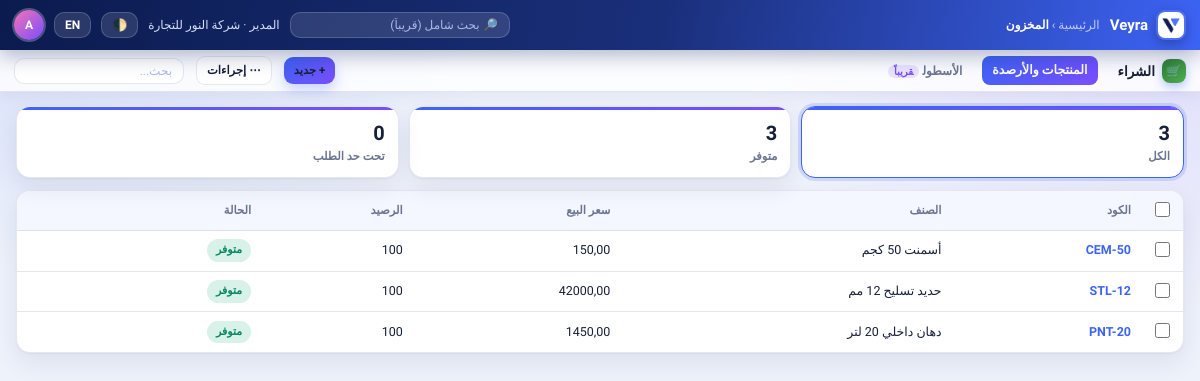
The app's page /inventory/products/ (signed in) with its own data.
### accounts/models.py (models this page shows, shortened)
class User(AbstractUser):
    company = models.ForeignKey("core.Company", null=True, blank=True,
                                on_delete=models.PROTECT, related_name="users")
    is_company_manager = models.BooleanField("مدير الشركة", default=False)
    allowed_modules = models.ManyToManyField("core.Module", blank=True, related_name="users")
    def can_access(self, code):
        if self.is_superuser:
            return True

### core/models.py (models this page shows, shortened)
class TimeStampedModel(models.Model):
    created_at = models.DateTimeField(auto_now_add=True)
    updated_at = models.DateTimeField(auto_now=True)
    class Meta:
        abstract = True

class Company(TimeStampedModel):
    name = models.CharField("اسم الشركة", max_length=150)
    code = models.CharField("كود الشركة", max_length=20, unique=True)
    country = models.CharField("البلد", max_length=2, default="EG")
    currency = models.CharField("العملة", max_length=3, default="EGP")
    version = models.CharField("إصدار النظام", max_length=20, default="2.4.0")
    is_active = models.BooleanField("نشطة", default=True)

class Module(TimeStampedModel):
    CATEGORY = [("main", "رئيسي"), ("sub", "فرعي")]
    code = models.SlugField("الكود", max_length=40, unique=True)
    name = models.CharField("الاسم", max_length=100)
    category = models.CharField("النوع", max_length=10, choices=CATEGORY, default="main")
    parent = models.ForeignKey("self", null=True, blank=True, on_delete=models.SET_NULL, related_name="children")
    depends_on = models.ManyToManyField("self", symmetrical=False, blank=True, related_name="required_by")
    sort = models.PositiveIntegerField(default=0)
    class Meta:
        ordering = ["sort", "name"]

### inventory/models.py (models this page shows, shortened)
class Product(TimeStampedModel):
    company = models.ForeignKey(Company, on_delete=models.CASCADE, related_name="products")
    code = models.CharField("الكود", max_length=40)
    name = models.CharField("الاسم", max_length=150)
    unit = models.CharField("الوحدة", max_length=20, default="قطعة")
    min_qty = models.DecimalField("حد إعادة الطلب", max_digits=14, decimal_places=3, default=Decimal("0"))
    sale_price = models.DecimalField("سعر البيع", max_digits=14, decimal_places=2, default=Decimal("0"))
    cost = models.DecimalField("تكلفة الوحدة", max_digits=14, decimal_places=2, default=Decimal("0"))
    class Meta:
        unique_together = [("company", "code")]
        ordering = ["name"]

### core/views.py (the view)
# urls.py: path("inventory/products/", views.product_list, name="product_list"),
@module_required("inventory")
def product_list(request):
    products = (Product.objects.filter(company=request.user.company)
                .annotate(stock=Coalesce(Sum("stock_moves__qty"), Decimal("0"))))
    rows = [{"id": p.id, "s": "low" if p.stock < p.min_qty else "ok", "detail": "product_detail",
             "cells": [p.code, p.name, p.sale_price, p.stock]} for p in products]
    return _list_page(request, code="inventory", title="المخزون", rows=rows,
                      columns=["الكود", "الصنف", "سعر البيع", "الرصيد"],
                      statuses=[("ok", "متوفر"), ("low", "تحت حد الطلب")])

### core/context_processors.py (called while the page is built)
def module_nav(request):
    user = getattr(request, "user", None)
    match = getattr(request, "resolver_match", None)
    if not user or not user.is_authenticated or not user.company_id or not match:
        return {"subs": []}
    code = URL_MODULE.get(match.url_name)
    if not code:
        return {"subs": []}
    enabled = set(CompanyModule.objects.filter(company_id=user.company_id, enabled=True)
                  .values_list("module__code", flat=True))
    subs = [m for m in Module.objects.filter(parent__code=code) if m.code in enabled and user.can_access(m.code)]
    return {"subs": subs, "current_module": code}

### core/i18n_dict.py (called while the page is built)
def translate(text, lang):
    if lang == "en":
        return EN.get(text, text)
    return text

### core/icons.py (called while the page is built)
def svg_for(code):
    body = _P.get(code, _FALLBACK)
    return ('<svg viewBox="0 0 24 24" width="26" height="26" fill="none" stroke="currentColor" stroke-width="1.8" '
            'stroke-linecap="round" stroke-linejoin="round" aria-hidden="true">' + body + '</svg>')

### core/templatetags/veyra_i18n.py (called while the page is built)
@register.filter
def tr(value):
    if value is None:
        return ""
    return translate(str(value), get_language())

### core/views.py (called while the page is built)
def _list_page(request, *, code, title, columns, rows, statuses):
    create_url = CREATE_URLS.get(code)
    f = request.GET.get("f", "")
    q = request.GET.get("q", "").strip()
    labels = dict(statuses)
    for r in rows:
        r["label"] = labels.get(r["s"], r["s"])
    stats = [{"key": "", "label": "الكل", "count": len(rows), "active": f == ""}]
    stats += [{"key": k, "label": l, "count": sum(1 for r in rows if r["s"] == k), "active": f == k}
              for k, l in statuses]
    shown = [r for r in rows if (not f or r["s"] == f)
             and (not q or q in " ".join(str(c) for c in r["cells"]))]
    return render(request, "list.html", {
        "code": code, "title": title, "columns": columns, "stats": stats, "rows": shown, "create_url": create_url,
        "q": q, "statuses": dict(statuses), "menus": MENUS.get(code, []),
        "icon": svg_for(code),
    })

### templates/list.html (shortened to what this page needs)
{% extends "base.html" %}
{% load static %}
{% load veyra_i18n %}
{% block crumb %}<span>{{ 'الرئيسية'|tr }}</span> › <b>{{ title|tr }}</b>{% endblock %}
{% block modnav %}
<nav class="modnav" style="gap:12px">
  <span class="mname"><span class="mico" style="background:linear-gradient(135deg,#2E7D32,#4CAF50)">🛒</span> {{ 'الشراء'|tr }}</span>
  {% if code == 'purchasing' %}
  <details class="dd">
    <summary class="nav-tab {% if request.resolver_match.url_name == 'purchase_orders' %}active-tab{% endif %}" style="cursor:pointer;padding:6px 12px;border-radius:8px;font-weight:700;display:inline-flex;align-items:center;gap:4px;color:var(--text)">
      {{ 'الطلبات'|tr }} ▾
    </summary>
    <div class="dd-menu" style="min-width:180px;margin-top:6px">
      <a href="{% url 'purchase_orders' %}?f=draft">📄 {{ 'طلبات عروض الأسعار'|tr }}</a>
      <a href="{% url 'purchase_orders' %}?f=confirmed">📦 {{ 'أوامر الشراء'|tr }}</a>
      <a href="#" style="opacity:.6;cursor:not-allowed">📝 {{ 'اتفاقيات الشراء'|tr }} <span class="soon-tag">{{ 'قريباً'|tr }}</span></a>
      <div class="dd-sep"></div>
      <a href="{% url 'partner_list' %}">👤 {{ 'الموردين'|tr }}</a>
    </div>
  </details>
  <details class="dd">
    <summary class="nav-tab {% if request.resolver_match.url_name == 'product_list' %}active-tab{% endif %}" style="cursor:pointer;padding:6px 12px;border-radius:8px;font-weight:700;display:inline-flex;align-items:center;gap:4px;color:var(--text)">
      {{ 'المنتجات'|tr }} ▾
    </summary>
    <div class="dd-menu" style="min-width:160px;margin-top:6px">
      <a href="{% url 'product_list' %}">📦 {{ 'المنتجات'|tr }}</a>
      <a href="#" style="opacity:.6;cursor:not-allowed">🏷 {{ 'متغيرات المنتجات'|tr }} <span class="soon-tag">{{ 'قريباً'|tr }}</span></a>
    </div>
  </details>
  <details class="dd">
    <summary class="nav-tab" style="cursor:pointer;padding:6px 12px;border-radius:8px;font-weight:700;display:inline-flex;align-items:center;gap:4px;color:var(--text)">
      {{ 'إعداد التقارير'|tr }} ▾
    </summary>
    <div class="dd-menu" style="min-width:160px;margin-top:6px">
      <a href="#" style="opacity:.6;cursor:not-allowed">📊 {{ 'تحليلات المشتريات'|tr }} <span class="soon-tag">{{ 'قريباً'|tr }}</span></a>
    </div>
  </details>
  <details class="dd">
    <summary class="nav-tab active-tab" style="cursor:pointer;padding:6px 12px;border-radius:8px;font-weight:700;display:inline-flex;align-items:center;gap:4px;border:1px solid rgba(76,175,80,.4);background:rgba(76,175,80,.12);color:var(--text)">
      {{ 'التهيئة'|tr }} ▾
    </summary>
    <div class="dd-menu" style="min-width:180px;margin-top:6px">
      <a href="{% url 'settings_module' 'purchasing' %}">⚙ {{ 'الإعدادات'|tr }}</a>
      <a href="#" style="opacity:.6;cursor:not-allowed">🏷 {{ 'قوائم أسعار المورد'|tr }} <span class="soon-tag">{{ 'قريباً'|tr }}</span></a>
      <div class="dd-sep"></div>
      <a href="{% url 'product_list' %}">📦 {{ 'المنتجات'|tr }}</a>
      <a href="#" style="opacity:.6;cursor:not-allowed">⚡ {{ 'الخصائص'|tr }} <span class="soon-tag">{{ 'قريباً'|tr }}</span></a>
      <a href="#" style="opacity:.6;cursor:not-allowed">📂 {{ 'الفئات'|tr }} <span class="soon-tag">{{ 'قريباً'|tr }}</span></a>
      <a href="#" style="opacity:.6;cursor:not-allowed">⚖ {{ 'الوحدات والتغليف'|tr }} <span class="soon-tag">{{ 'قريباً'|tr }}</span></a>
    </div>
  </details>
  {% else %}
  {% for label, url in menus %}<a href="{% url url %}" class="{% if url == request.resolver_match.url_name %}on{% endif %}">{{ label|tr }}</a>{% endfor %}
  {% for s in subs %}<span class="sub">{{ s.name|tr }}<span class="soon-tag">{{ 'قريباً'|tr }}</span></span>{% endfor %}
  {% endif %}
  {% if create_url %}<a class="btn sm" href="{% url create_url %}">+ {{ 'جديد'|tr }}</a>{% endif %}
  <details class="dd">
    <summary class="btn ghost sm">{{ '⋯ إجراءات'|tr }}</summary>
  </details>
  <form method="get" style="margin:0">
    <input class="search" style="color:var(--text);background:var(--card);border-color:var(--line);width:170px" name="q" value="{{ q }}" placeholder="{{ 'بحث...'|tr }}">
  </form>
</nav>
{% endblock %}
{% block content %}
<div class="stats">
  {% for s in stats %}
  <a class="stat {% if s.active %}on{% endif %}" href="?f={{ s.key }}{% if q %}&q={{ q }}{% endif %}">
    <div class="c">{{ s.count }}</div><div class="l">{{ s.label|tr }}</div>
  </a>
  {% endfor %}
</div>
<table class="tbl" id="list" data-code="{{ code }}">
  <thead><tr>
    <th style="width:30px"><input type="checkbox" id="select-all" onclick="toggleAll(this)"></th>
    {% for c in columns %}<th>{{ c|tr }}</th>{% endfor %}<th>{{ 'الحالة'|tr }}</th><th></th>
  </tr></thead>
  <tbody>
  {% for row in rows %}
    <tr>
      <td><input type="checkbox" class="row-check" value="{{ row.id }}" onchange="updateBulk()"></td>
      {% for cell in row.cells %}
        <td>{% if forloop.first and row.detail %}<a href="{% url row.detail row.id %}" style="text-decoration:none;font-weight:800;color:var(--blue)">{{ cell }}</a>{% else %}{{ cell }}{% endif %}</td>
      {% endfor %}
      <td><span class="pill {% if row.s == 'ok' or row.s == 'delivered' or row.s == 'received' %}ok-p{% elif row.s == 'low' %}low-p{% elif row.s == 'confirmed' or row.s == 'draft' %}mute-p{% else %}warn-p{% endif %}">{{ row.label|tr }}</span></td>
      <td>
      </td>
    </tr>
  {% empty %}
    <tr><td colspan="{{ columns|length|add:3 }}" class="empty">{{ 'لا توجد سجلات'|tr }}</td></tr>
  {% endfor %}
  </tbody>
</table>
{% endblock %}

### templates/base.html (shortened to what this page needs)
{% load static i18n veyra_i18n %}<!DOCTYPE html>
<html lang="{{ request.LANGUAGE_CODE|default:'ar' }}" dir="{% if request.LANGUAGE_CODE == 'en' %}ltr{% else %}rtl{% endif %}" data-theme="light">
<head>
<link rel="stylesheet" href="{% static 'css/app.css' %}">
</head>
<body>
<header class="topbar">
  <a href="{% url 'home' %}" class="brand"><img class="logo" src="{% static 'img/logo.png' %}" alt="Veyra"> Veyra</a>
  <span class="crumb">{% block crumb %}<b>{% if request.LANGUAGE_CODE == 'en' %}Home{% else %}الرئيسية{% endif %}</b>{% endblock %}</span>
  {% if user.is_authenticated %}
  <input class="search" placeholder="🔎 {{ 'بحث شامل (قريباً)'|tr }}" disabled>
  <span class="who">{{ user.get_full_name|default:user.username }}{% if user.company %} · {{ user.company.name }}{% endif %}</span>
  {% endif %}
  <button class="iconbtn" id="theme-btn" type="button" onclick="toggleTheme()" title="dark / light">🌓</button>
  <form class="lang-form" method="post" action="{% url 'set_language' %}">{% csrf_token %}
    <button class="iconbtn" type="submit">{% if request.LANGUAGE_CODE == 'en' %}عربي{% else %}EN{% endif %}</button>
  </form>
  {% if user.is_authenticated %}
  <details class="dd">
    <summary><span class="avatar">{{ user.username|slice:":1"|upper }}</span></summary>
  </details>
  {% else %}
  <a class="btn sm" href="{% url 'login' %}">{{ 'دخول'|tr }}</a>
  {% endif %}
</header>
{% block modnav %}{% endblock %}
<main class="rise">
  {% block content %}{% endblock %}
</main>
</body>
</html>

### records on screen
User: get_full_name "المدير", company.name "شركة النور للتجارة", username "A"
Module: name|tr "الأسطول", value "قريباً"
Product: cells "CEM-50", cells "أسمنت 50 كجم" "150,00"
Product: cells "STL-12", cells "حديد تسليح 12 مم" "42000,00"
Product: cells "PNT-20", cells "دهان داخلي 20 لتر" "1450,00"

### other values on screen
{{ 'الرئيسية'|tr }} "الرئيسية"
{{ title|tr }} "المخزون"
{{ 'الشراء'|tr }} "الشراء"
{{ label|tr }} "المنتجات والأرصدة"
{{ 'جديد'|tr }} "جديد"
{{ '⋯ إجراءات'|tr }} "⋯ إجراءات"
{{ s.count }} "3" "3" "0"
{{ s.label|tr }} "الكل" "متوفر" "تحت حد الطلب"
{{ c|tr }} "الكود" "الصنف" "سعر البيع" "الرصيد"
{{ 'الحالة'|tr }} "الحالة"
{{ cell }} "100" "100" "100"
{{ row.label|tr }} "متوفر" "متوفر" "متوفر"
